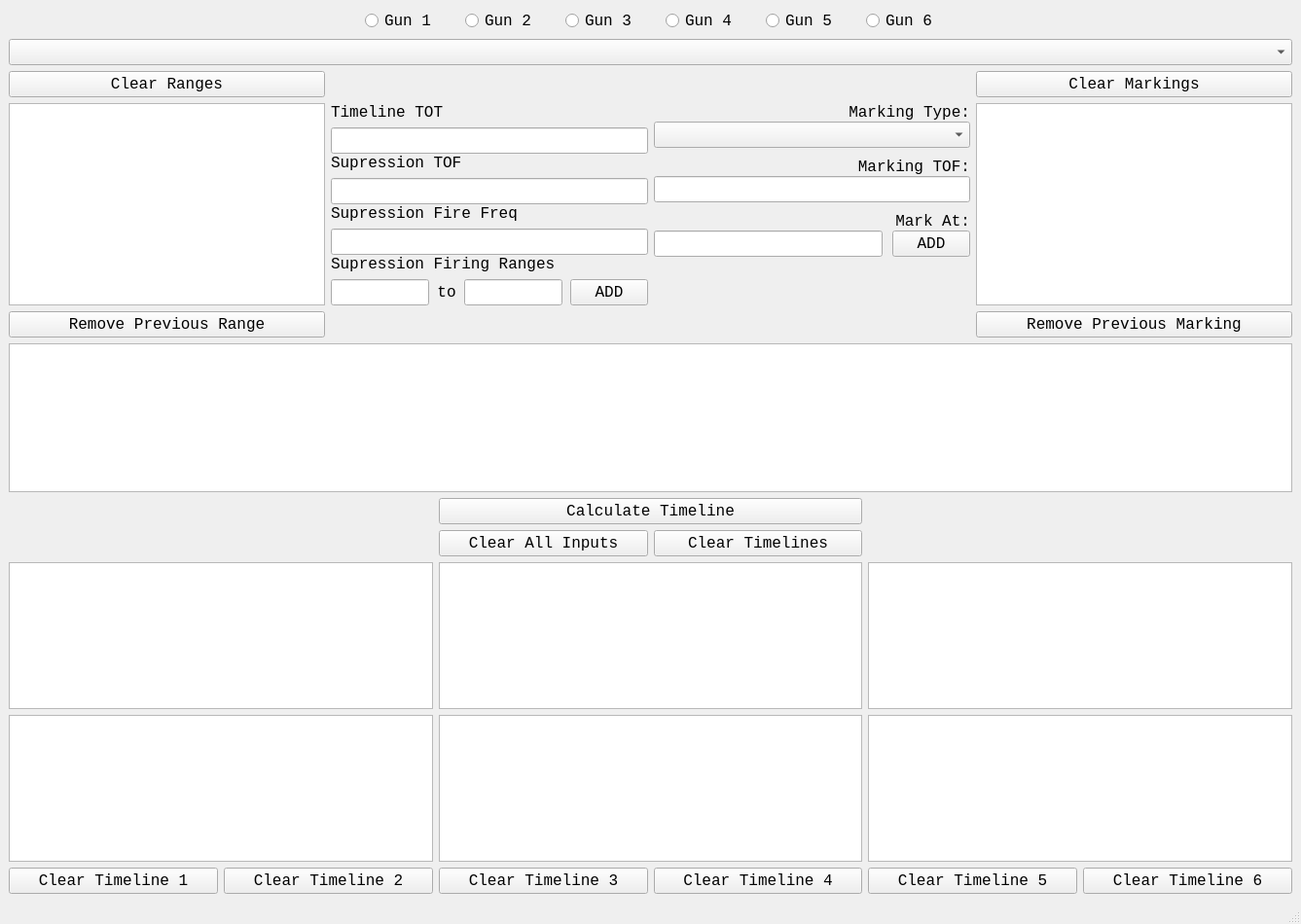
<?xml version="1.0" encoding="UTF-8"?>
<ui version="4.0">
 <class>MainWindow</class>
 <widget class="QMainWindow" name="MainWindow">
  <property name="geometry">
   <rect>
    <x>0</x>
    <y>0</y>
    <width>1337</width>
    <height>950</height>
   </rect>
  </property>
  <property name="minimumSize">
   <size>
    <width>0</width>
    <height>0</height>
   </size>
  </property>
  <property name="maximumSize">
   <size>
    <width>1000000</width>
    <height>1000000</height>
   </size>
  </property>
  <property name="windowTitle">
   <string>SEAD Timeline Calculator</string>
  </property>
  <widget class="QWidget" name="centralwidget">
   <layout class="QVBoxLayout" name="verticalLayout_5">
    <item>
     <layout class="QVBoxLayout" name="verticalLayout_4" stretch="4,3,8">
      <item>
       <layout class="QVBoxLayout" name="verticalLayout_3">
        <item>
         <layout class="QHBoxLayout" name="horizontalLayout_5">
          <property name="spacing">
           <number>30</number>
          </property>
          <item>
           <spacer name="horizontalSpacer">
            <property name="orientation">
             <enum>Qt::Horizontal</enum>
            </property>
            <property name="sizeHint" stdset="0">
             <size>
              <width>40</width>
              <height>20</height>
             </size>
            </property>
           </spacer>
          </item>
          <item>
           <widget class="QRadioButton" name="Gun_1_button">
            <property name="font">
             <font>
              <family>Consolas</family>
              <pointsize>12</pointsize>
             </font>
            </property>
            <property name="layoutDirection">
             <enum>Qt::LeftToRight</enum>
            </property>
            <property name="autoFillBackground">
             <bool>false</bool>
            </property>
            <property name="styleSheet">
             <string notr="true">szStyle</string>
            </property>
            <property name="text">
             <string>Gun 1</string>
            </property>
           </widget>
          </item>
          <item>
           <widget class="QRadioButton" name="Gun_2_button">
            <property name="font">
             <font>
              <family>Consolas</family>
              <pointsize>12</pointsize>
             </font>
            </property>
            <property name="text">
             <string>Gun 2</string>
            </property>
           </widget>
          </item>
          <item>
           <widget class="QRadioButton" name="Gun_3_button">
            <property name="font">
             <font>
              <family>Consolas</family>
              <pointsize>12</pointsize>
             </font>
            </property>
            <property name="text">
             <string>Gun 3</string>
            </property>
           </widget>
          </item>
          <item>
           <widget class="QRadioButton" name="Gun_4_button">
            <property name="font">
             <font>
              <family>Consolas</family>
              <pointsize>12</pointsize>
             </font>
            </property>
            <property name="text">
             <string>Gun 4</string>
            </property>
           </widget>
          </item>
          <item>
           <widget class="QRadioButton" name="Gun_5_button">
            <property name="font">
             <font>
              <family>Consolas</family>
              <pointsize>12</pointsize>
             </font>
            </property>
            <property name="text">
             <string>Gun 5</string>
            </property>
           </widget>
          </item>
          <item>
           <widget class="QRadioButton" name="Gun_6_button">
            <property name="font">
             <font>
              <family>Consolas</family>
              <pointsize>12</pointsize>
             </font>
            </property>
            <property name="text">
             <string>Gun 6</string>
            </property>
           </widget>
          </item>
          <item>
           <spacer name="horizontalSpacer_2">
            <property name="orientation">
             <enum>Qt::Horizontal</enum>
            </property>
            <property name="sizeHint" stdset="0">
             <size>
              <width>40</width>
              <height>20</height>
             </size>
            </property>
           </spacer>
          </item>
         </layout>
        </item>
        <item>
         <widget class="QComboBox" name="fireTypeSelector">
          <property name="font">
           <font>
            <family>Consolas</family>
            <pointsize>12</pointsize>
           </font>
          </property>
          <property name="currentText">
           <string/>
          </property>
          <property name="placeholderText">
           <string>Select Timeline</string>
          </property>
         </widget>
        </item>
        <item>
         <layout class="QGridLayout" name="gridLayout_5" columnstretch="1,1,1,1,0">
          <property name="sizeConstraint">
           <enum>QLayout::SetDefaultConstraint</enum>
          </property>
          <item row="1" column="0">
           <widget class="QTextBrowser" name="FiringRangesDisplay">
            <property name="font">
             <font>
              <family>Consolas</family>
              <pointsize>12</pointsize>
             </font>
            </property>
           </widget>
          </item>
          <item row="1" column="3">
           <widget class="QTextBrowser" name="MarkingRangesDisplay">
            <property name="font">
             <font>
              <family>Consolas</family>
              <pointsize>12</pointsize>
             </font>
            </property>
           </widget>
          </item>
          <item row="1" column="2">
           <layout class="QVBoxLayout" name="verticalLayout_2" stretch="1,1,1,0">
            <property name="spacing">
             <number>0</number>
            </property>
            <property name="bottomMargin">
             <number>0</number>
            </property>
            <item>
             <layout class="QVBoxLayout" name="verticalLayout_6" stretch="1,1,0">
              <item>
               <widget class="QLabel" name="MarkingTypeLabel">
                <property name="font">
                 <font>
                  <family>Consolas</family>
                  <pointsize>12</pointsize>
                 </font>
                </property>
                <property name="text">
                 <string>Marking Type:</string>
                </property>
                <property name="alignment">
                 <set>Qt::AlignRight|Qt::AlignTrailing|Qt::AlignVCenter</set>
                </property>
               </widget>
              </item>
              <item>
               <widget class="QComboBox" name="MarkingSelector">
                <property name="font">
                 <font>
                  <family>Consolas</family>
                  <pointsize>12</pointsize>
                 </font>
                </property>
                <property name="placeholderText">
                 <string>Select</string>
                </property>
               </widget>
              </item>
              <item>
               <spacer name="verticalSpacer">
                <property name="orientation">
                 <enum>Qt::Vertical</enum>
                </property>
                <property name="sizeHint" stdset="0">
                 <size>
                  <width>20</width>
                  <height>16</height>
                 </size>
                </property>
               </spacer>
              </item>
             </layout>
            </item>
            <item>
             <layout class="QVBoxLayout" name="verticalLayout_7" stretch="1,1,0">
              <item>
               <widget class="QLabel" name="MarkingTOFLabel">
                <property name="font">
                 <font>
                  <family>Consolas</family>
                  <pointsize>12</pointsize>
                 </font>
                </property>
                <property name="text">
                 <string>Marking TOF:</string>
                </property>
                <property name="alignment">
                 <set>Qt::AlignRight|Qt::AlignTrailing|Qt::AlignVCenter</set>
                </property>
               </widget>
              </item>
              <item>
               <widget class="QLineEdit" name="input_5">
                <property name="font">
                 <font>
                  <family>Consolas</family>
                  <pointsize>12</pointsize>
                 </font>
                </property>
               </widget>
              </item>
              <item>
               <spacer name="verticalSpacer_2">
                <property name="orientation">
                 <enum>Qt::Vertical</enum>
                </property>
                <property name="sizeHint" stdset="0">
                 <size>
                  <width>20</width>
                  <height>40</height>
                 </size>
                </property>
               </spacer>
              </item>
             </layout>
            </item>
            <item>
             <layout class="QVBoxLayout" name="verticalLayout_8" stretch="1,1,0">
              <item>
               <widget class="QLabel" name="MarkingRange">
                <property name="font">
                 <font>
                  <family>Consolas</family>
                  <pointsize>12</pointsize>
                 </font>
                </property>
                <property name="text">
                 <string>Mark At:</string>
                </property>
                <property name="alignment">
                 <set>Qt::AlignRight|Qt::AlignTrailing|Qt::AlignVCenter</set>
                </property>
               </widget>
              </item>
              <item>
               <layout class="QHBoxLayout" name="horizontalLayout_4">
                <property name="spacing">
                 <number>10</number>
                </property>
                <item>
                 <widget class="QLineEdit" name="input_8">
                  <property name="font">
                   <font>
                    <family>Consolas</family>
                    <pointsize>12</pointsize>
                   </font>
                  </property>
                 </widget>
                </item>
                <item>
                 <widget class="QPushButton" name="AddMarkingRangeButton">
                  <property name="font">
                   <font>
                    <family>Consolas</family>
                    <pointsize>12</pointsize>
                   </font>
                  </property>
                  <property name="text">
                   <string>ADD</string>
                  </property>
                  <property name="autoDefault">
                   <bool>true</bool>
                  </property>
                 </widget>
                </item>
               </layout>
              </item>
              <item>
               <spacer name="verticalSpacer_3">
                <property name="orientation">
                 <enum>Qt::Vertical</enum>
                </property>
                <property name="sizeHint" stdset="0">
                 <size>
                  <width>20</width>
                  <height>40</height>
                 </size>
                </property>
               </spacer>
              </item>
             </layout>
            </item>
            <item>
             <spacer name="verticalSpacer_4">
              <property name="orientation">
               <enum>Qt::Vertical</enum>
              </property>
              <property name="sizeHint" stdset="0">
               <size>
                <width>20</width>
                <height>40</height>
               </size>
              </property>
             </spacer>
            </item>
           </layout>
          </item>
          <item row="1" column="1">
           <layout class="QVBoxLayout" name="verticalLayout" stretch="1,1,1,1">
            <property name="spacing">
             <number>0</number>
            </property>
            <property name="bottomMargin">
             <number>0</number>
            </property>
            <item>
             <layout class="QVBoxLayout" name="verticalLayout_12" stretch="1,1,0">
              <property name="spacing">
               <number>6</number>
              </property>
              <property name="topMargin">
               <number>0</number>
              </property>
              <item>
               <widget class="QLabel" name="TOTLabel">
                <property name="font">
                 <font>
                  <family>Consolas</family>
                  <pointsize>12</pointsize>
                 </font>
                </property>
                <property name="text">
                 <string>Timeline TOT</string>
                </property>
                <property name="alignment">
                 <set>Qt::AlignLeading|Qt::AlignLeft|Qt::AlignVCenter</set>
                </property>
               </widget>
              </item>
              <item>
               <widget class="QLineEdit" name="input_1">
                <property name="font">
                 <font>
                  <family>Consolas</family>
                  <pointsize>12</pointsize>
                 </font>
                </property>
               </widget>
              </item>
              <item>
               <spacer name="verticalSpacer_6">
                <property name="orientation">
                 <enum>Qt::Vertical</enum>
                </property>
                <property name="sizeHint" stdset="0">
                 <size>
                  <width>20</width>
                  <height>40</height>
                 </size>
                </property>
               </spacer>
              </item>
             </layout>
            </item>
            <item>
             <layout class="QVBoxLayout" name="verticalLayout_11" stretch="1,1,0">
              <property name="spacing">
               <number>6</number>
              </property>
              <property name="topMargin">
               <number>0</number>
              </property>
              <item>
               <widget class="QLabel" name="TOFLabel">
                <property name="font">
                 <font>
                  <family>Consolas</family>
                  <pointsize>12</pointsize>
                 </font>
                </property>
                <property name="text">
                 <string>Supression TOF</string>
                </property>
                <property name="alignment">
                 <set>Qt::AlignLeading|Qt::AlignLeft|Qt::AlignVCenter</set>
                </property>
               </widget>
              </item>
              <item>
               <widget class="QLineEdit" name="input_2">
                <property name="font">
                 <font>
                  <family>Consolas</family>
                  <pointsize>12</pointsize>
                 </font>
                </property>
               </widget>
              </item>
              <item>
               <spacer name="verticalSpacer_7">
                <property name="orientation">
                 <enum>Qt::Vertical</enum>
                </property>
                <property name="sizeHint" stdset="0">
                 <size>
                  <width>20</width>
                  <height>40</height>
                 </size>
                </property>
               </spacer>
              </item>
             </layout>
            </item>
            <item>
             <layout class="QVBoxLayout" name="verticalLayout_13" stretch="1,1,0">
              <property name="spacing">
               <number>6</number>
              </property>
              <property name="topMargin">
               <number>0</number>
              </property>
              <item>
               <widget class="QLabel" name="FireFreqLabel">
                <property name="font">
                 <font>
                  <family>Consolas</family>
                  <pointsize>12</pointsize>
                 </font>
                </property>
                <property name="text">
                 <string>Supression Fire Freq</string>
                </property>
                <property name="alignment">
                 <set>Qt::AlignLeading|Qt::AlignLeft|Qt::AlignVCenter</set>
                </property>
               </widget>
              </item>
              <item>
               <widget class="QLineEdit" name="input_3">
                <property name="font">
                 <font>
                  <family>Consolas</family>
                  <pointsize>12</pointsize>
                 </font>
                </property>
               </widget>
              </item>
              <item>
               <spacer name="verticalSpacer_8">
                <property name="orientation">
                 <enum>Qt::Vertical</enum>
                </property>
                <property name="sizeHint" stdset="0">
                 <size>
                  <width>20</width>
                  <height>40</height>
                 </size>
                </property>
               </spacer>
              </item>
             </layout>
            </item>
            <item>
             <layout class="QVBoxLayout" name="verticalLayout_14" stretch="1,1,0">
              <property name="spacing">
               <number>6</number>
              </property>
              <property name="topMargin">
               <number>0</number>
              </property>
              <item>
               <widget class="QLabel" name="FiringRangesLabel">
                <property name="font">
                 <font>
                  <family>Consolas</family>
                  <pointsize>12</pointsize>
                 </font>
                </property>
                <property name="text">
                 <string>Supression Firing Ranges</string>
                </property>
                <property name="alignment">
                 <set>Qt::AlignLeading|Qt::AlignLeft|Qt::AlignVCenter</set>
                </property>
               </widget>
              </item>
              <item>
               <layout class="QHBoxLayout" name="horizontalLayout_3" stretch="0,0,0,0">
                <property name="spacing">
                 <number>8</number>
                </property>
                <property name="leftMargin">
                 <number>0</number>
                </property>
                <item>
                 <widget class="QLineEdit" name="input_6">
                  <property name="font">
                   <font>
                    <family>Consolas</family>
                    <pointsize>12</pointsize>
                   </font>
                  </property>
                 </widget>
                </item>
                <item>
                 <widget class="QLabel" name="FiringRangesLabel_2">
                  <property name="font">
                   <font>
                    <family>Consolas</family>
                    <pointsize>12</pointsize>
                   </font>
                  </property>
                  <property name="layoutDirection">
                   <enum>Qt::LeftToRight</enum>
                  </property>
                  <property name="text">
                   <string>to</string>
                  </property>
                  <property name="alignment">
                   <set>Qt::AlignCenter</set>
                  </property>
                 </widget>
                </item>
                <item>
                 <widget class="QLineEdit" name="input_7">
                  <property name="font">
                   <font>
                    <family>Consolas</family>
                    <pointsize>12</pointsize>
                   </font>
                  </property>
                 </widget>
                </item>
                <item>
                 <widget class="QPushButton" name="AddFiringRangeButton">
                  <property name="font">
                   <font>
                    <family>Consolas</family>
                    <pointsize>12</pointsize>
                   </font>
                  </property>
                  <property name="text">
                   <string>ADD</string>
                  </property>
                  <property name="autoDefault">
                   <bool>true</bool>
                  </property>
                 </widget>
                </item>
               </layout>
              </item>
              <item>
               <spacer name="verticalSpacer_9">
                <property name="orientation">
                 <enum>Qt::Vertical</enum>
                </property>
                <property name="sizeHint" stdset="0">
                 <size>
                  <width>20</width>
                  <height>40</height>
                 </size>
                </property>
               </spacer>
              </item>
             </layout>
            </item>
           </layout>
          </item>
          <item row="2" column="0">
           <widget class="QPushButton" name="RemoveSingleRange">
            <property name="font">
             <font>
              <family>Consolas</family>
              <pointsize>12</pointsize>
             </font>
            </property>
            <property name="text">
             <string>Remove Previous Range</string>
            </property>
           </widget>
          </item>
          <item row="0" column="0">
           <widget class="QPushButton" name="RemoveRangeButton">
            <property name="font">
             <font>
              <family>Consolas</family>
              <pointsize>12</pointsize>
             </font>
            </property>
            <property name="text">
             <string>Clear Ranges</string>
            </property>
            <property name="autoDefault">
             <bool>true</bool>
            </property>
           </widget>
          </item>
          <item row="0" column="3">
           <widget class="QPushButton" name="RemoveRangeButton_2Mark">
            <property name="font">
             <font>
              <family>Consolas</family>
              <pointsize>12</pointsize>
             </font>
            </property>
            <property name="text">
             <string>Clear Markings</string>
            </property>
            <property name="autoDefault">
             <bool>true</bool>
            </property>
           </widget>
          </item>
          <item row="2" column="3">
           <widget class="QPushButton" name="RemoveSingleMarking">
            <property name="font">
             <font>
              <family>Consolas</family>
              <pointsize>12</pointsize>
             </font>
            </property>
            <property name="text">
             <string>Remove Previous Marking</string>
            </property>
           </widget>
          </item>
         </layout>
        </item>
       </layout>
      </item>
      <item>
       <widget class="QTextBrowser" name="errorWindow">
        <property name="font">
         <font>
          <family>Consolas</family>
          <pointsize>12</pointsize>
         </font>
        </property>
       </widget>
      </item>
      <item>
       <layout class="QGridLayout" name="gridLayout_2">
        <property name="bottomMargin">
         <number>0</number>
        </property>
        <item row="3" column="0">
         <widget class="QTextBrowser" name="TimelineDisplayGun4">
          <property name="font">
           <font>
            <family>Consolas</family>
            <pointsize>12</pointsize>
           </font>
          </property>
         </widget>
        </item>
        <item row="0" column="1">
         <widget class="QPushButton" name="CalculateTimelineButton">
          <property name="font">
           <font>
            <family>Consolas</family>
            <pointsize>12</pointsize>
           </font>
          </property>
          <property name="text">
           <string>Calculate Timeline</string>
          </property>
          <property name="autoDefault">
           <bool>true</bool>
          </property>
          <property name="default">
           <bool>false</bool>
          </property>
         </widget>
        </item>
        <item row="1" column="1">
         <layout class="QHBoxLayout" name="horizontalLayout_2">
          <item>
           <widget class="QPushButton" name="clearButton">
            <property name="font">
             <font>
              <family>Consolas</family>
              <pointsize>12</pointsize>
             </font>
            </property>
            <property name="text">
             <string>Clear All Inputs</string>
            </property>
            <property name="autoDefault">
             <bool>true</bool>
            </property>
           </widget>
          </item>
          <item>
           <widget class="QPushButton" name="clearButtonGuns">
            <property name="font">
             <font>
              <family>Consolas</family>
              <pointsize>12</pointsize>
             </font>
            </property>
            <property name="text">
             <string>Clear Timelines</string>
            </property>
            <property name="autoDefault">
             <bool>true</bool>
            </property>
           </widget>
          </item>
         </layout>
        </item>
        <item row="2" column="2">
         <widget class="QTextBrowser" name="TimelineDisplayGun3">
          <property name="font">
           <font>
            <family>Consolas</family>
            <pointsize>12</pointsize>
           </font>
          </property>
         </widget>
        </item>
        <item row="2" column="0">
         <widget class="QTextBrowser" name="TimelineDisplayGun1">
          <property name="font">
           <font>
            <family>Consolas</family>
            <pointsize>12</pointsize>
           </font>
          </property>
         </widget>
        </item>
        <item row="2" column="1">
         <widget class="QTextBrowser" name="TimelineDisplayGun2">
          <property name="font">
           <font>
            <family>Consolas</family>
            <pointsize>12</pointsize>
           </font>
          </property>
         </widget>
        </item>
        <item row="3" column="1">
         <widget class="QTextBrowser" name="TimelineDisplayGun5">
          <property name="font">
           <font>
            <family>Consolas</family>
            <pointsize>12</pointsize>
           </font>
          </property>
         </widget>
        </item>
        <item row="3" column="2">
         <widget class="QTextBrowser" name="TimelineDisplayGun6">
          <property name="font">
           <font>
            <family>Consolas</family>
            <pointsize>12</pointsize>
           </font>
          </property>
         </widget>
        </item>
        <item row="4" column="1">
         <layout class="QHBoxLayout" name="horizontalLayout">
          <property name="bottomMargin">
           <number>0</number>
          </property>
          <item>
           <widget class="QPushButton" name="ClearTimeline3">
            <property name="font">
             <font>
              <family>Consolas</family>
              <pointsize>12</pointsize>
             </font>
            </property>
            <property name="text">
             <string>Clear Timeline 3</string>
            </property>
           </widget>
          </item>
          <item>
           <widget class="QPushButton" name="ClearTimeline4">
            <property name="font">
             <font>
              <family>Consolas</family>
              <pointsize>12</pointsize>
             </font>
            </property>
            <property name="text">
             <string>Clear Timeline 4</string>
            </property>
           </widget>
          </item>
         </layout>
        </item>
        <item row="4" column="0">
         <layout class="QHBoxLayout" name="horizontalLayout_6">
          <item>
           <widget class="QPushButton" name="ClearTimeline1">
            <property name="font">
             <font>
              <family>Consolas</family>
              <pointsize>12</pointsize>
             </font>
            </property>
            <property name="text">
             <string>Clear Timeline 1</string>
            </property>
           </widget>
          </item>
          <item>
           <widget class="QPushButton" name="ClearTimeline2">
            <property name="font">
             <font>
              <family>Consolas</family>
              <pointsize>12</pointsize>
             </font>
            </property>
            <property name="text">
             <string>Clear Timeline 2</string>
            </property>
           </widget>
          </item>
         </layout>
        </item>
        <item row="4" column="2">
         <layout class="QHBoxLayout" name="horizontalLayout_7">
          <item>
           <widget class="QPushButton" name="ClearTimeline5">
            <property name="font">
             <font>
              <family>Consolas</family>
              <pointsize>12</pointsize>
             </font>
            </property>
            <property name="text">
             <string>Clear Timeline 5</string>
            </property>
           </widget>
          </item>
          <item>
           <widget class="QPushButton" name="ClearTimeline6">
            <property name="font">
             <font>
              <family>Consolas</family>
              <pointsize>12</pointsize>
             </font>
            </property>
            <property name="text">
             <string>Clear Timeline 6</string>
            </property>
           </widget>
          </item>
         </layout>
        </item>
       </layout>
      </item>
     </layout>
    </item>
   </layout>
  </widget>
  <widget class="QMenuBar" name="menubar">
   <property name="geometry">
    <rect>
     <x>0</x>
     <y>0</y>
     <width>1337</width>
     <height>21</height>
    </rect>
   </property>
  </widget>
  <widget class="QStatusBar" name="statusbar"/>
 </widget>
 <tabstops>
  <tabstop>input_6</tabstop>
  <tabstop>input_7</tabstop>
  <tabstop>AddFiringRangeButton</tabstop>
 </tabstops>
 <resources/>
 <connections/>
</ui>
